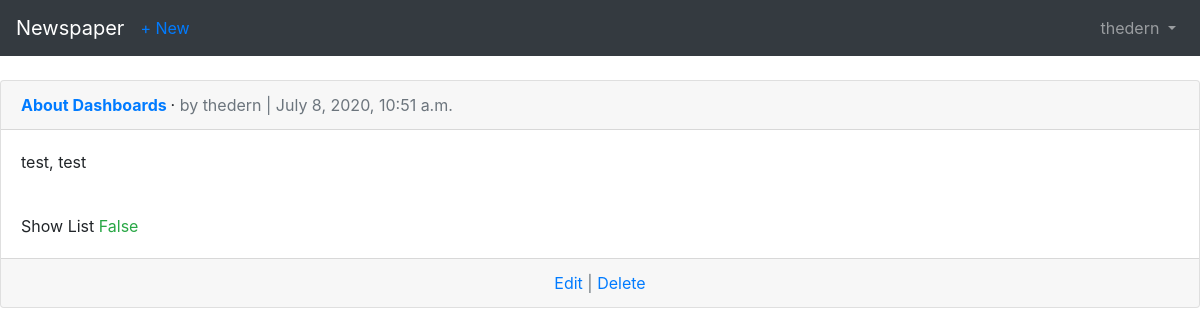
The page /articles/ (signed in) on the database as committed earlier.
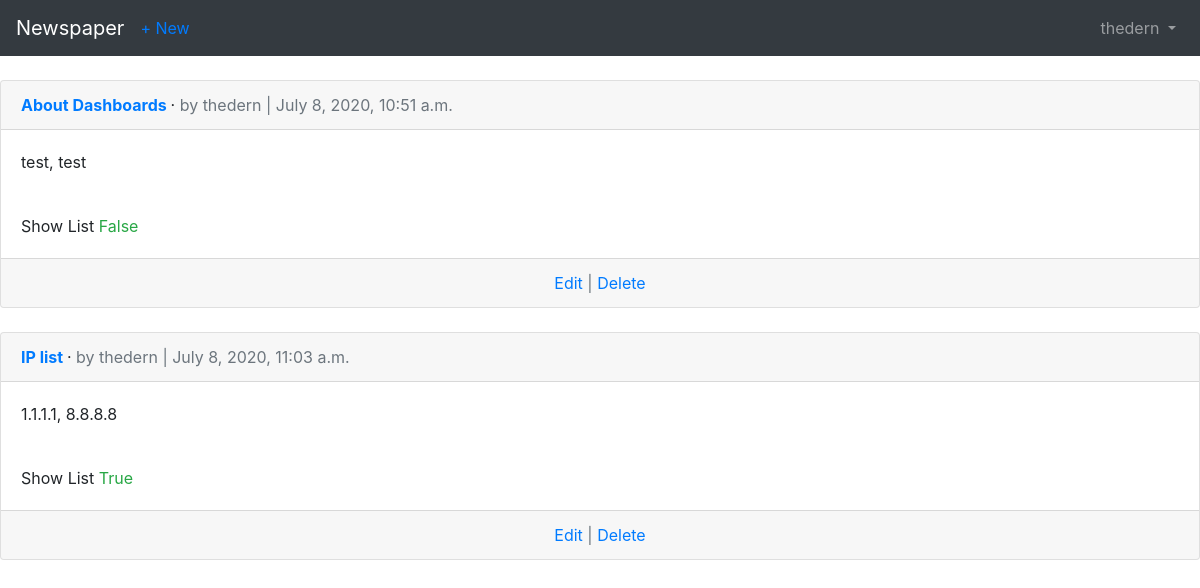
The same page on the database as committed later.
### articles/models.py (models this page shows, shortened)
class Article(models.Model):
    id = HashidAutoField(allow_int_lookup=True, primary_key=True)
    title = models.CharField(max_length=255)
    body = models.TextField()
    date = models.DateTimeField(auto_now_add=True)
    show = models.BooleanField(default=True)
    author = models.ForeignKey(
        get_user_model(),
        on_delete=models.CASCADE,
    )

### users/models.py (models this page shows)
class CustomUser(AbstractUser):
    age = models.PositiveIntegerField(null=True, blank=True)

### articles/views.py (the view)
# urls.py: path('', ArticleListView.as_view(), name='article_list')
class ArticleListView(LoginRequiredMixin, ListView):
    model = Article
    template_name = 'article_list.html'
    login_url = 'login'
    def get_queryset(self):
        return Article.objects.filter(author=self.request.user)

### templates/article_list.html (shortened to what this page needs)
{% extends 'base.html' %}
{% block content %}
    {% for article in object_list %}
            <div class="card">
                <div class="card-header">
                    <span class="font-weight-bold">
                         <a href="{% url 'article_detail' article.pk%}">{{ article.title }}</a>
                    </span> &middot;
                    <span class="text-muted">
                        by {{ article.author }} | {{ article.date }}
                    </span>
                </div>
                <div class="card-body">
                    {{ article.body }}
                </div>
                <div class="card-body">
                    Show List <span class="text-success">{{ article.show }}</span>
                </div>
                <div class="card-footer text-center text-muted">
                    <a href="{% url 'article_edit' article.pk%}">Edit</a> |
                    <a href="{% url 'article_delete' article.pk%}">Delete</a>
                </div>
            </div>
            <br>
    {% endfor %}
{% endblock content %}

Rows that differ between the two databases and show on the page:
added Article: title "IP list", author "thedern", date "July 8, 2020, 11:03 a.m.", body "1.1.1.1, 8.8.8.8", show "True"
